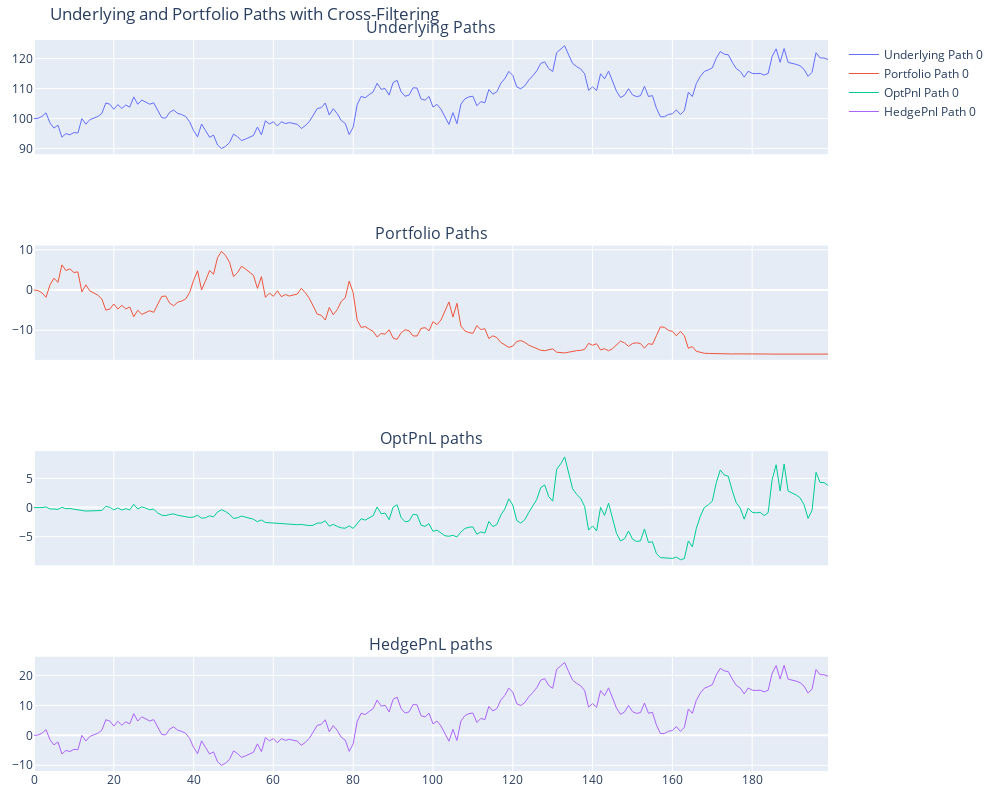

The notebook cell saved with this chart:
### Code cell
import numpy as np
from plotly.subplots import make_subplots

def plot_adhoc_paths(N=1):
    # Choose a sample of N integers from the range of available paths
    sample_indices = np.random.choice(F.shape[0], N, replace=False)

    # Select the underlying paths and portfolio paths using the sample indices
    sampled_underlying_paths = F[sample_indices]
    sampled_portfolio_paths = portfolio_paths[sample_indices]
    sampled_optpnl_paths = opt_pnl_paths[sample_indices]
    sampled_delta_hedge_paths = hedge_paths[sample_indices]
    time_grid = np.arange(sampled_underlying_paths.shape[1])

    # Print the shapes of the sampled arrays to verify
    print("Sampled Underlying Paths Shape:", sampled_underlying_paths.shape)
    print("Sampled Portfolio Paths Shape:", sampled_portfolio_paths.shape)

    import plotly.graph_objects as go

    # Create subplots with shared x-axis
    fig = make_subplots(rows=4, cols=1, shared_xaxes=True, subplot_titles=("Underlying Paths", "Portfolio Paths", "OptPnL paths", "HedgePnL paths"))

    # Add underlying paths to the first subplot
    for i in range(N):
        fig.add_trace(go.Scatter(x=time_grid, y=sampled_underlying_paths[i], mode='lines', name=f'Underlying Path {i}', hoverinfo='x+y', legendgroup=f'group{i}', line=dict(width=1)), row=1, col=1)

    # Add portfolio paths to the second subplot
    for i in range(N):
        fig.add_trace(go.Scatter(x=time_grid, y=sampled_portfolio_paths[i], mode='lines', name=f'Portfolio Path {i}', hoverinfo='x+y', legendgroup=f'group{i}', line=dict(width=1)), row=2, col=1)

    # Add optpnl paths to the second subplot
    for i in range(N):
        fig.add_trace(go.Scatter(x=time_grid, y=sampled_optpnl_paths[i], mode='lines', name=f'OptPnl Path {i}', hoverinfo='x+y', legendgroup=f'group{i}', line=dict(width=1)), row=3, col=1)

    # Add fwd hedge paths to the second subplot
    for i in range(N):
        fig.add_trace(go.Scatter(x=time_grid, y=sampled_delta_hedge_paths[i], mode='lines', name=f'HedgePnl Path {i}', hoverinfo='x+y', legendgroup=f'group{i}', line=dict(width=1)), row=4, col=1)
        
    # Update layout for better visualization
    fig.update_layout(height=800, width=1000, title_text="Underlying and Portfolio Paths with Cross-Filtering", hovermode='x unified', margin=dict(l=20, r=20, t=40, b=20))

    # Add cross-filtering callback
    fig.update_traces(hoverinfo='x+y', hovertemplate='Time: %{x}<br>Value: %{y}')

    # Add hover event to highlight corresponding paths
    for i in range(N):
        fig.data[i].on_hover(lambda trace, points, state: fig.update_traces(
            selector=dict(legendgroup=trace.legendgroup),
            line=dict(width=3, color='red')
        ))
        fig.data[i + N].on_hover(lambda trace, points, state: fig.update_traces(
            selector=dict(legendgroup=trace.legendgroup),
            line=dict(width=3, color='red')
        ))

    # Add unhover event to reset path styles
    for i in range(N):
        fig.data[i].on_unhover(lambda trace, points, state: fig.update_traces(
            selector=dict(legendgroup=trace.legendgroup),
            line=dict(width=1, color='blue')
        ))
        fig.data[i + N].on_unhover(lambda trace, points, state: fig.update_traces(
            selector=dict(legendgroup=trace.legendgroup),
            line=dict(width=1, color='blue')
        ))
    # Show the plot
    fig.show()
    
plot_adhoc_paths(1)

### Figure 1 — Plotly figure (JSON) as saved in the notebook; plotly's stock layout.template omitted (floating-point values rounded to 4 significant figures; data arrays with more than 128 entries replaced by an {"elided": "..."} marker saying what was removed)
{"data": [{"hoverinfo": "x+y", "hovertemplate": "Time: %{x}<br>Value: %{y}", "legendgroup": "group0", "line": {"width": 1}, "mode": "lines", "name": "Underlying Path 0", "type": "scatter", "x": {"elided": "200 int values"}, "xaxis": "x", "y": {"elided": "200 float values"}, "yaxis": "y"}, {"hoverinfo": "x+y", "hovertemplate": "Time: %{x}<br>Value: %{y}", "legendgroup": "group0", "line": {"width": 1}, "mode": "lines", "name": "Portfolio Path 0", "type": "scatter", "x": {"elided": "200 int values"}, "xaxis": "x2", "y": {"elided": "200 float values"}, "yaxis": "y2"}, {"hoverinfo": "x+y", "hovertemplate": "Time: %{x}<br>Value: %{y}", "legendgroup": "group0", "line": {"width": 1}, "mode": "lines", "name": "OptPnl Path 0", "type": "scatter", "x": {"elided": "200 int values"}, "xaxis": "x3", "y": {"elided": "200 float values"}, "yaxis": "y3"}, {"hoverinfo": "x+y", "hovertemplate": "Time: %{x}<br>Value: %{y}", "legendgroup": "group0", "line": {"width": 1}, "mode": "lines", "name": "HedgePnl Path 0", "type": "scatter", "x": {"elided": "200 int values"}, "xaxis": "x4", "y": {"elided": "200 float values"}, "yaxis": "y4"}], "layout": {"annotations": [{"font": {"size": 16}, "showarrow": false, "text": "Underlying Paths", "x": 0.5, "xanchor": "center", "xref": "paper", "y": 1, "yanchor": "bottom", "yref": "paper"}, {"font": {"size": 16}, "showarrow": false, "text": "Portfolio Paths", "x": 0.5, "xanchor": "center", "xref": "paper", "y": 0.7188, "yanchor": "bottom", "yref": "paper"}, {"font": {"size": 16}, "showarrow": false, "text": "OptPnL paths", "x": 0.5, "xanchor": "center", "xref": "paper", "y": 0.4375, "yanchor": "bottom", "yref": "paper"}, {"font": {"size": 16}, "showarrow": false, "text": "HedgePnL paths", "x": 0.5, "xanchor": "center", "xref": "paper", "y": 0.1562, "yanchor": "bottom", "yref": "paper"}], "height": 800, "hovermode": "x unified", "margin": {"b": 20, "l": 20, "r": 20, "t": 40}, "title": {"text": "Underlying and Portfolio Paths with Cross-Filtering"}, "width": 1000, "xaxis": {"anchor": "y", "domain": [0, 1], "matches": "x4", "showticklabels": false}, "xaxis2": {"anchor": "y2", "domain": [0, 1], "matches": "x4", "showticklabels": false}, "xaxis3": {"anchor": "y3", "domain": [0, 1], "matches": "x4", "showticklabels": false}, "xaxis4": {"anchor": "y4", "domain": [0, 1]}, "yaxis": {"anchor": "x", "domain": [0.8438, 1]}, "yaxis2": {"anchor": "x2", "domain": [0.5625, 0.7188]}, "yaxis3": {"anchor": "x3", "domain": [0.2812, 0.4375]}, "yaxis4": {"anchor": "x4", "domain": [0, 0.1562]}}}
